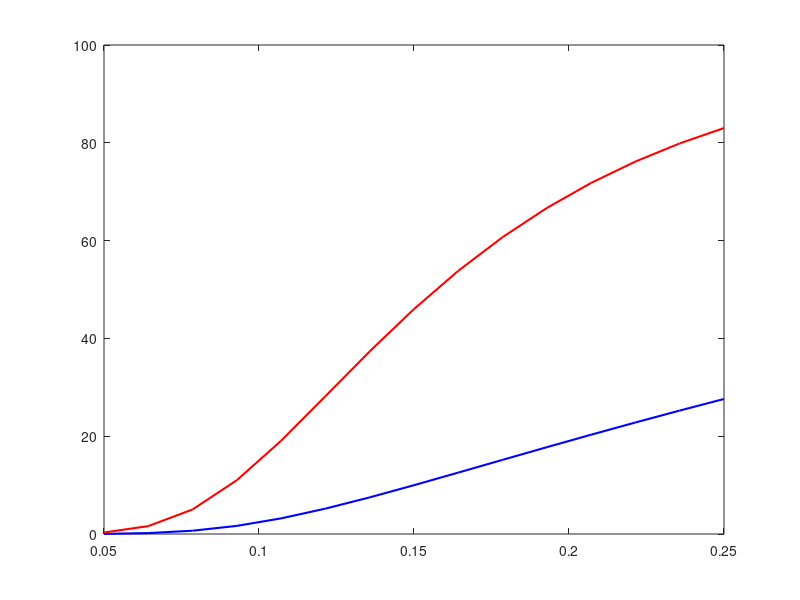

The MATLAB script that drew this image: (Note: this script raises an error after producing the figure.)
%% ================================================================
%  PART 2 – Q3 : Voice + Video Calls (CTMC approach)
%  Construct transition matrix Q, solve steady-state equations,
%  compute blocking for both classes, and find λv_max so that
%  Bv, Bs ≤ 1%. Plot Bv and Bs vs λv.
% ================================================================

C=40;          
cv=1;        
cs=5;          
Tv=180;      
Ts=120;         
mu_v=1/Tv;      
mu_s=1/Ts;      
target=0.01;   
ratio=0.2;      

% Build feasible state space A = { (ns,nv) | cs*ns + cv*nv <= C }
states=[];
for ns=0:floor(C/cs)
    for nv=0:C
        if cs*ns+cv*nv<=C
            states=[states;ns,nv];
        end
    end
end
N=size(states,1);


% Function: Build Q matrix and blocking masks
function [Q, blockV, blockS]=buildQ(lambda_v, states,C,cv,cs,mu_v,mu_s)
    lambda_s=0.2*lambda_v;
    N=size(states,1);
    Q=sparse(N,N);
    blockV=false(N,1);
    blockS=false(N,1);
    ns_arr=states(:,1);
    nv_arr=states(:,2);

    for k=1:N
        ns=ns_arr(k);
        nv=nv_arr(k);
        used=cs*ns+cv*nv;

        % Voice arrival
        if used+cv<=C
            j=find(ns_arr==ns & nv_arr==nv+1,1);
            Q(k,j)=Q(k,j)+lambda_v;
        else
            blockV(k)=true;
        end

        % Video arrival
        if used+cs<=C
            j=find(ns_arr==ns+1 & nv_arr==nv, 1);
            Q(k,j)=Q(k,j)+lambda_s;
        else
            blockS(k)=true;
        end

        % Voice departure
        if nv>0
            j=find(ns_arr==ns & nv_arr==nv-1, 1);
            Q(k,j)=Q(k,j)+nv*mu_v;
        end

        % Video departure
        if ns>0
            j=find(ns_arr==ns-1 & nv_arr==nv, 1);
            Q(k,j)=Q(k,j)+ns*mu_s;
        end

        % Diagonal element
        Q(k,k)=-sum(Q(k,:));
    end
end


% Function: Compute steady-state distribution from Q
function pi=steady_from_Q(Q)
    N=size(Q,1);
    A=full(Q');
    A(end,:)=1;              
    b=zeros(N,1); 
    b(end)=1;
    pi=A\b;
    pi(pi<0)=0;
    pi=pi/sum(pi);
end

% Test one λv value (for sanity check)
lambda_v_test=0.16;
[Qtest, blockV_test, blockS_test]=buildQ(lambda_v_test,states,C,cv,cs,mu_v,mu_s);
pi_test=steady_from_Q(Qtest);
Bv_test=sum(pi_test(blockV_test));
Bs_test=sum(pi_test(blockS_test));
fprintf('Test λv = %.4f  →  Bv = %.4f,  Bs = %.4f\n',lambda_v_test,Bv_test,Bs_test);

% Bisection to find λv_max (both blockings ≤ 1%)
lo=0.001; hi=0.5; 
tol=1e-5;
for iter=1:60
    mid=(lo+hi)/2;
    [Qmid,bV,bS]=buildQ(mid,states,C,cv,cs,mu_v,mu_s);
    pi_mid=steady_from_Q(Qmid);
    Bv_mid=sum(pi_mid(bV));
    Bs_mid=sum(pi_mid(bS));
    if (Bv_mid<=target) && (Bs_mid<=target)
        lo=mid;  % feasible
    else
        hi =mid;  % too high
    end
    if hi-lo < tol, break; end
end

lambda_v_max=lo;
[Qf,bVf,bSf]=buildQ(lambda_v_max,states,C,cv,cs,mu_v,mu_s);
pif=steady_from_Q(Qf);
Bv_f=sum(pif(bVf));
Bs_f=sum(pif(bSf));

Ev=lambda_v_max/mu_v;           % Erlangs voice
Es=(0.2*lambda_v_max)/mu_s;     % Erlangs video

fprintf('λv_max = %.6f calls/s\n', lambda_v_max);
fprintf('λs_max = %.6f calls/s\n', 0.2*lambda_v_max);
fprintf('Ev = %.3f Erlangs, Es = %.3f Erlangs\n', Ev, Es);
fprintf('Bv = %.5f, Bs = %.5f\n', Bv_f, Bs_f);

% Plot Bv and Bs vs λv (using CTMC)
lambda_values = linspace(0.05, 0.25, 15);
Bv_vals = zeros(size(lambda_values));
Bs_vals = zeros(size(lambda_values));

for i = 1:length(lambda_values)
    [Qtmp, bVtmp, bStmp] = buildQ(lambda_values(i), states, C, cv, cs, mu_v, mu_s);
    pi_tmp = steady_from_Q(Qtmp);
    Bv_vals(i) = sum(pi_tmp(bVtmp));
    Bs_vals(i) = sum(pi_tmp(bStmp));
end

figure;
plot(lambda_values, Bv_vals*100, 'b', 'LineWidth', 1.5, 'DisplayName', 'Voice B_v');
hold on;
plot(lambda_values, Bs_vals*100, 'r', 'LineWidth', 1.5, 'DisplayName', 'Video B_s');
yline(1, 'k:', '1% target');
xlabel('\lambda_v (calls/s)');
ylabel('Blocking probability (%)');
legend('Location', 'northwest');
title('Blocking probability vs \lambda_v (CTMC simulation)');
grid on;
